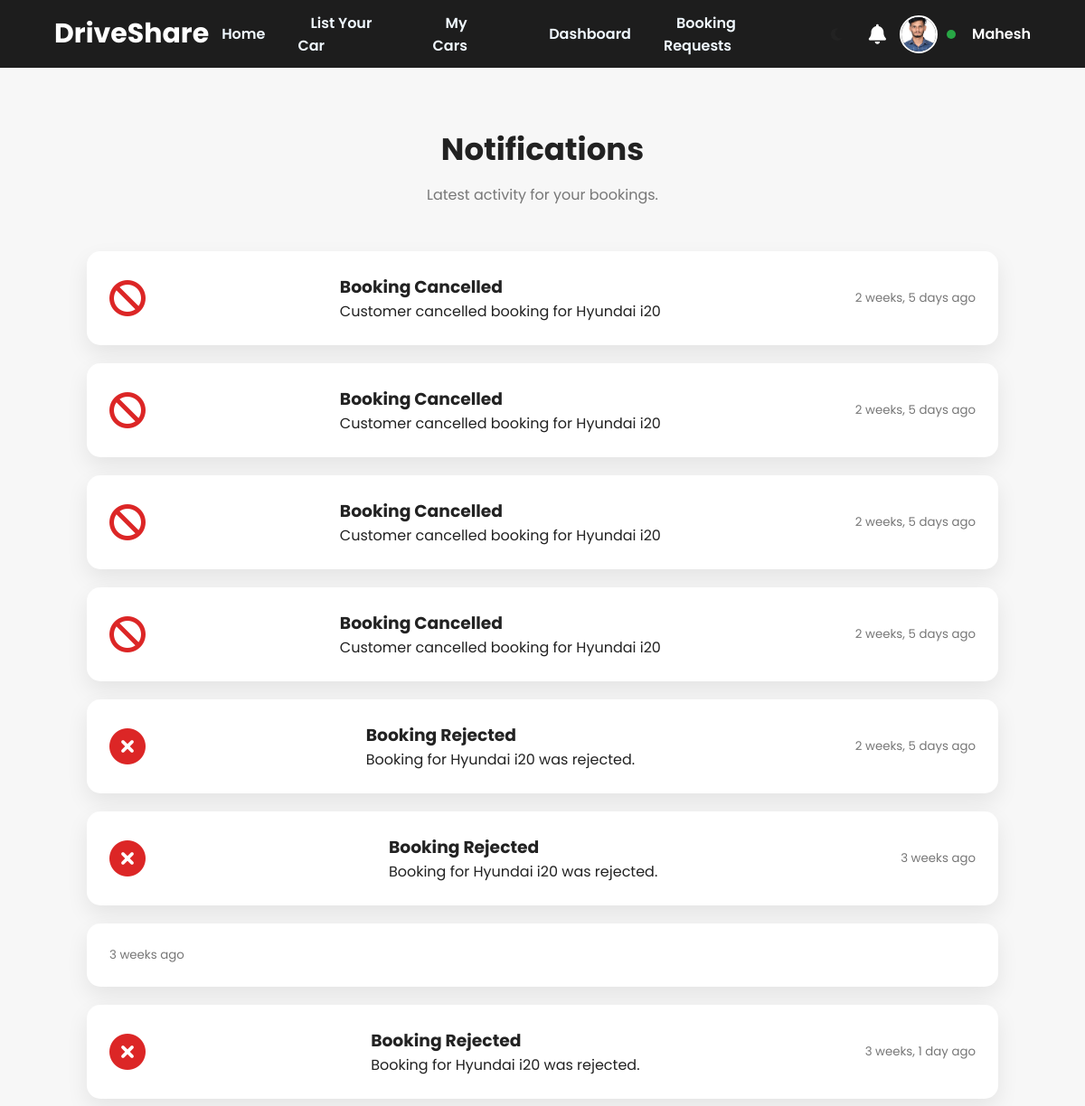
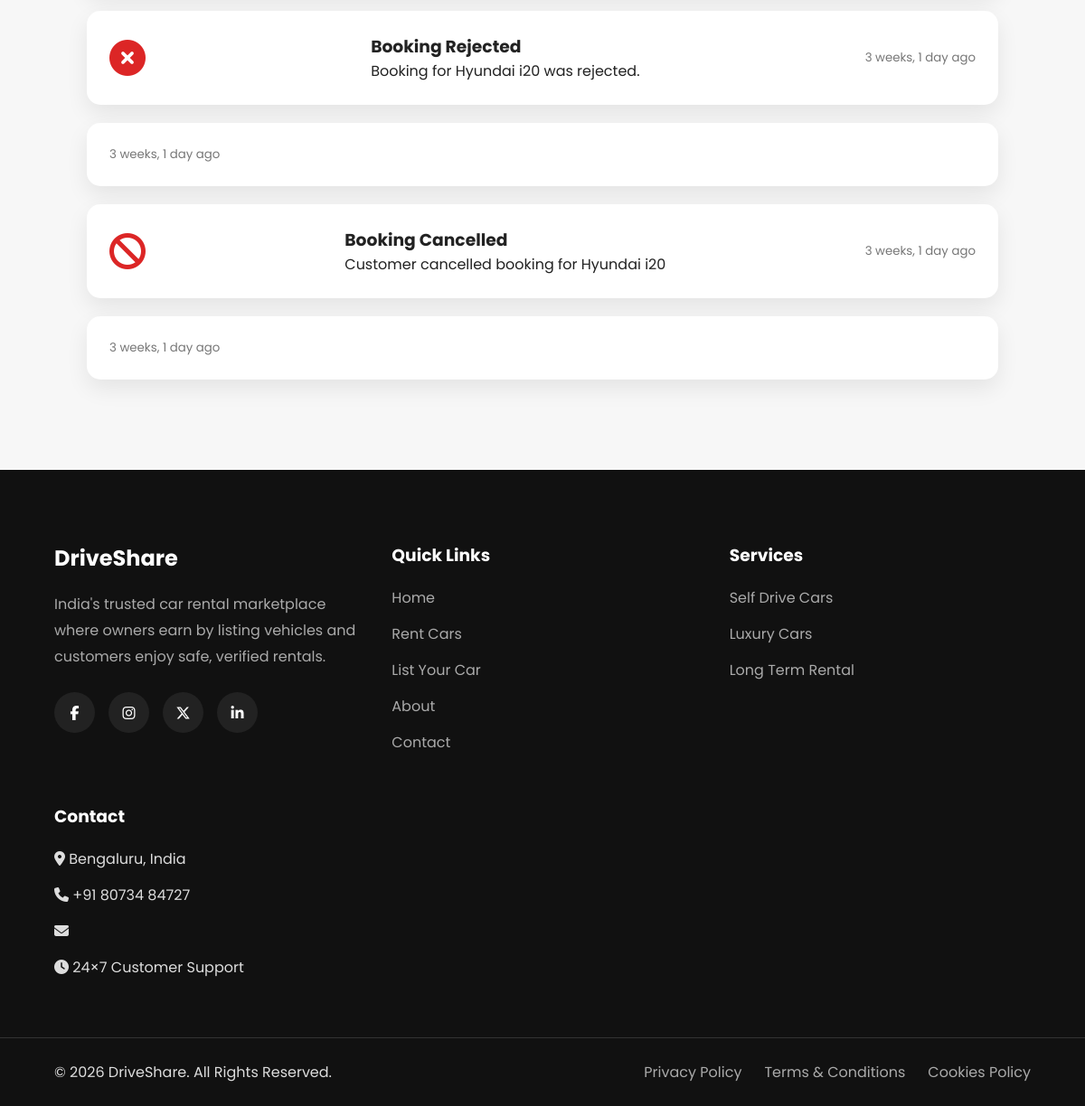
/bookings/owner-notifications/ (signed in), run on the app's committed database (2 pictures, top to bottom).
### accounts/models.py (models this page shows, shortened)
class CustomUser(AbstractUser):
    USER_TYPES = (
    ("customer", "Customer"),
    ("owner", "Car Owner"),
)
    user_type = models.CharField(
        max_length=20,
        choices=USER_TYPES,
        default='customer'
    )
    phone_number = models.CharField(
        max_length=15,
        blank=True
    )
    profile_picture = models.ImageField(
        upload_to='profile_pictures/',
        blank=True,
        null=True
    )

### bookings/models.py (models this page shows, shortened)
class Booking(models.Model):
    STATUS_CHOICES = (
        ("Pending", "Pending"),
        ("Approved", "Approved"),
        ("Rejected", "Rejected"),
        ("Cancelled", "Cancelled"),
        ("Completed", "Completed"),
    )
    customer = models.ForeignKey(
        CustomUser,
        on_delete=models.CASCADE,
        related_name="customer_bookings"
    )
    car = models.ForeignKey(
        Car,
        on_delete=models.CASCADE,
        related_name="bookings"
    )
    start_date = models.DateField()
    end_date = models.DateField()
    total_days = models.PositiveIntegerField()
    total_amount = models.DecimalField(
        max_digits=10,
        decimal_places=2
    )
    booking_status = models.CharField(
        max_length=20,
        choices=STATUS_CHOICES,
        default="Pending"
    )
    customer_message = models.TextField(
        blank=True
    )
    owner_message = models.TextField(
        blank=True
    )
    booked_at = models.DateTimeField(
        auto_now_add=True
    )
    updated_at = models.DateTimeField(
        auto_now=True
    )
    approved_at = models.DateTimeField(
        null=True,
        blank=True
    )
    completed_at = models.DateTimeField(
        null=True,
        blank=True
    )
    invoice_number = models.CharField(
    max_length=20,
    unique=True,
    blank=True,
    null=True
)

### cars/models.py (models this page shows, shortened)
class Car(models.Model):
    FUEL_TYPES = [
        ("Petrol", "Petrol"),
        ("Diesel", "Diesel"),
        ("Electric", "Electric"),
        ("Hybrid", "Hybrid"),
        ("CNG", "CNG"),
    ]
    TRANSMISSION_TYPES = [
        ("Manual", "Manual"),
        ("Automatic", "Automatic"),
    ]
    STATUS_CHOICES = [
        ("Pending", "Pending"),
        ("Approved", "Approved"),
        ("Rejected", "Rejected"),
    ]
    owner = models.ForeignKey(
        CustomUser,
        on_delete=models.CASCADE,
        related_name="cars"
    )
    title = models.CharField(max_length=150)
    brand = models.CharField(max_length=100)
    model = models.CharField(max_length=100)
    year = models.PositiveIntegerField()
    color = models.CharField(max_length=50)
    seats = models.PositiveIntegerField()
    fuel_type = models.CharField(
        max_length=20,
        choices=FUEL_TYPES
    )
    transmission = models.CharField(
        max_length=20,
        choices=TRANSMISSION_TYPES
    )
    price_per_day = models.DecimalField(
        max_digits=10,
        decimal_places=2
    )
    city = models.CharField(max_length=100)
    description = models.TextField()
    is_available = models.BooleanField(default=True)
    approval_status = models.CharField(
        max_length=20,
        choices=STATUS_CHOICES,
        default="Pending"
    )
    rejection_reason = models.TextField(
    blank=True,
    null=True
)
    created_at = models.DateTimeField(auto_now_add=True)
    updated_at = models.DateTimeField(auto_now=True)

### bookings/views.py (the view)
@login_required
@owner_required
def owner_notifications(request):
    notifications = Booking.objects.filter(
        car__owner=request.user
    ).select_related(
        "customer",
        "car"
    ).order_by("-booked_at")
    return render(
        request,
        "bookings/owner_notifications.html",
        {
            "notifications": notifications,
        }
    )

### notifications/context_processors.py (called while the page is built)
def notification_count(request):
    if request.user.is_authenticated:
        return {
            "notification_count":
            request.user.notifications.filter(
                is_read=False
            ).count()
        }
    return {
        "notification_count": 0
    }

### templates/bookings/owner_notifications.html (shortened to what this page needs)
{% extends "base.html" %}
{% block content %}
<section class="notifications-page">
    <div class="page-header">
        <h1>Notifications</h1>
        <p>Latest activity for your bookings.</p>
    </div>
    {% if notifications %}
        {% for booking in notifications %}
        <div class="notification-card">
            {% if booking.booking_status == "Pending" %}
                <i class="fas fa-bell text-warning"></i>
                <div>
                    <h3>New Booking Request</h3>
                    <p>
                        <strong>{{ booking.customer.get_full_name|default:booking.customer.username }}</strong>
                        requested
                        <strong>{{ booking.car.title }}</strong>
                    </p>
                </div>
            {% elif booking.booking_status == "Rejected" %}
                <i class="fas fa-times-circle text-danger"></i>
                <div>
                    <h3>Booking Rejected</h3>
                    <p>
                        Booking for {{ booking.car.title }} was rejected.
                    </p>
                </div>
            {% elif booking.booking_status == "Cancelled" %}
                <i class="fas fa-ban text-danger"></i>
                <div>
                    <h3>Booking Cancelled</h3>
                    <p>
                        Customer cancelled booking for
                        {{ booking.car.title }}
                    </p>
                </div>
            {% endif %}
            <small>
                {{ booking.booked_at|timesince }} ago
            </small>
        </div>
        {% endfor %}
    {% else %}
        <div class="empty-booking">
            <h2>No notifications yet.</h2>
        </div>
    {% endif %}
</section>
{% endblock %}

### templates/navbar.html (shortened to what this page needs)
{% load static %}
<nav class="navbar">
    <div class="logo">
        <a href="/">DriveShare</a>
    </div>
    <ul class="nav-links" id="nav-links">
        <li>
            <a href="/" class="{% if request.path == '/' %}active{% endif %}">
                Home
            </a>
        </li>
        {% if user.is_authenticated %}
            {% if user.is_superuser %}
                <li>
                    <a href="{% url 'admin_dashboard' %}"class="{% if request.resolver_match.url_name == 'admin_dashboard' %}active{% endif %}">
                        Dashboard
                    </a>
                </li>
                <li>
                    <a href="{% url 'admin_car_list' %}"class="{% if request.resolver_match.url_name == 'admin_car_list' %}active{% endif %}">
                        Pending Cars
                    </a>
                </li>
                <li>
                    <a href="/admin/">
                        Django Admin
                    </a>
                </li>
                <li>
                    <a href="{% url 'revenue_report'  %}" class="{% if request.resolver_match.url_name == 'revenue_report' %}active{% endif %}">
                     Revenue Report
                        </a>
                </li>
            {% elif user.user_type == "owner" %}
                <li>
                    <a href="{% url 'add_car' %}"class="{% if request.resolver_match.url_name == 'add_car' %}active{% endif %}">
                        List Your Car
                    </a>
                </li>
                <li>
                    <a href="{% url 'my_cars' %}"class="{% if request.resolver_match.url_name == 'my_cars' %}active{% endif %}">
                        My Cars
                    </a>
                </li>
                <li>
                    <a href="{% url 'owner_dashboard' %}"class="{% if request.resolver_match.url_name == 'owner_dashboard' %}active{% endif %}">
                        Dashboard
                    </a>
                </li>
                <li>
                    <a href="{% url 'owner_bookings' %}"class="{% if request.resolver_match.url_name == 'owner_bookings' %}active{% endif %}">
                        Booking Requests
                    </a>
                </li>
            {% endif %}
        {% endif %}
    </ul>
    <div class="auth-buttons">
        {% if user.is_authenticated %}
            <div class="theme-toggle">
                <i class="fas fa-moon"></i>
            </div>
            {% if not user.is_superuser %}
            <div class="notification-icon">
                <a href="{% url 'notifications' %}">
                    <i class="fas fa-bell"></i>
                </a>
            </div>
            {% endif %}
            <div class="user-profile" id="userProfile">
                {% if user.profile_picture %}
                    <img src="{{ user.profile_picture.url }}" class="nav-profile-img">
                {% else %}
                    <img src="{% static 'images/default-avatar.png' %}" class="nav-profile-img">
                {% endif %}
                {% if not user.is_superuser %}
                    {% if user.user_type == "customer" %}
                        {% if user.customer_profile.verification_status == "Approved" %}
                            <span class="status-dot approved"></span>
                        {% elif user.customer_profile.verification_status == "Pending" %}
                            <span class="status-dot pending"></span>
                        {% else %}
                            <span class="status-dot rejected"></span>
                        {% endif %}
                    {% elif user.user_type == "owner" %}
                        {% if user.owner_profile.verification_status == "Approved" %}
                            <span class="status-dot approved"></span>
                        {% elif user.owner_profile.verification_status == "Pending" %}
                            <span class="status-dot pending"></span>
                        {% else %}
                            <span class="status-dot rejected"></span>
                        {% endif %}
                    {% endif %}
                {% endif %}
                <span class="user-name">
                    {{ user.first_name|default:user.username }}
                </span>
            </div>
        {% endif %}
    </div>
</nav>

### static/css/style.css (style rules this page uses)
* { margin:0; padding:0; box-sizing:border-box; font-family:'Poppins',sans-serif; }
* { transition: color .25s ease, background-color .25s ease, border-color .25s ease, box-shadow .25s ease, transform .25s ease; }
html { scroll-behavior:smooth; }
body { background:#f7f7f7; color:#222; }
a { text-decoration:none; }
ul { list-style:none; }
button, a { transition:.3s; }
.page-header { text-align:center; margin-bottom:40px; }
.page-header h1 { font-size:34px; color:#222; margin-bottom:12px; }
.page-header p { color:#777; font-size:16px; }

### static/css/navbar.css (style rules this page uses)
.navbar { position:fixed; top:0; left:0; width:100%; height:75px; padding:0 40px; display:flex; justify-content:space-between; align-items:center; background:rgba(17,17,17,.95); backdrop-filter:blur(12px); z-index:9999; }
.navbar { transition: background .35s ease, box-shadow .35s ease, padding .35s ease; }
.logo a { font-size:30px; font-weight:700; color:white; }
.nav-links { display:flex; align-items:center; gap:22px; list-style:none; margin:0; padding:0; }
.nav-links a { color:aliceblue; font-size:16px; font-weight:600; text-decoration:none; padding:8px 14px; border-radius:8px; transition:.3s; }
.auth-buttons { display:flex; align-items:center; gap:18px; flex-shrink:0; }
.user-profile { position:relative; display:flex; align-items:center; gap:10px; cursor:pointer; }
.nav-profile-img { width:42px; height:42px; border-radius:50%; object-fit:cover; border:2px solid white; }
.user-name { color:white; font-weight:600; white-space:nowrap; }
.notification-icon { position:relative; display:flex; align-items:center; justify-content:center; }
.notification-icon a { color:#fff; font-size:22px; text-decoration:none; position:relative; display:flex; align-items:center; justify-content:center; }
.notification-icon i { transition:.3s; }
.status-dot { width:10px; height:10px; border-radius:50%; display:inline-block; margin-right:8px; }
.status-dot.approved { background:#28a745; }
.nav-profile-img { transition:all .3s ease; }
.notification-icon i { transition:all .3s ease; }
.theme-toggle { width:42px; height:42px; display:flex; align-items:center; justify-content:center; border-radius:50%; cursor:pointer; transition:.3s; }
.theme-toggle i { transition:.3s; }
.notification-card { display:flex; align-items:flex-start; gap:20px; background:#fff; border-radius:12px; padding:20px; margin-bottom:20px; box-shadow:0 5px 15px rgba(0,0,0,.08); transition:.3s; }
.navbar { position: fixed; top: 0; left: 0; width: 100%; height: 75px; padding: 0 40px; display: flex; align-items: center; justify-content: space-between; background: rgba(17, 17, 17, 0.95); backdrop-filter: blur(12px); z-index: 9999; }
.logo { flex-shrink: 0; }
.logo a { font-size: 30px; font-weight: 700; color: white; text-decoration: none; }
.nav-links { display: flex; align-items: center; gap: 22px; list-style: none; margin: 0; padding: 0; }
.nav-links a { color: aliceblue; font-size: 16px; font-weight: 600; text-decoration: none; padding: 8px 14px; border-radius: 8px; transition: 0.3s; }
.auth-buttons { display: flex; align-items: center; justify-content: center; gap: 15px; flex-shrink: 0; }

### static/css/responsive.css (style rules this page uses)
@media (max-width:1200px) { .navbar { padding:18px 5%; } }

### static/css/bookings.css (style rules this page uses)
.page-header { text-align:center; margin-bottom:50px; }
.approved { background:#16a34a; }
.notifications-page { padding:140px 8% 80px; min-height:100vh; }
.notification-card { display:flex; align-items:center; justify-content:space-between; gap:20px; background:#fff; padding:25px; margin-bottom:20px; border-radius:15px; box-shadow:0 10px 25px rgba(0,0,0,.08); transition:.3s; }
.notification-card i { font-size:40px; }
.text-danger { color:#dc2626; }
.notification-card small { color:#777; }

### data on the page
CustomUser: profile_picture (picture), first_name "Mahesh"
Booking: car "Hyundai i20", booked_at "2 weeks, 5 days"
Booking: car "Hyundai i20", booked_at "2 weeks, 5 days"
Booking: car "Hyundai i20", booked_at "2 weeks, 5 days"
Booking: car "Hyundai i20", booked_at "2 weeks, 5 days"
Booking: car "Hyundai i20", booked_at "2 weeks, 5 days"
Booking: car "Hyundai i20", booked_at "3 weeks"
Booking: booked_at "3 weeks"
Booking: car "Hyundai i20", booked_at "3 weeks, 1 day"
Booking: car "Hyundai i20", booked_at "3 weeks, 1 day"
Booking: booked_at "3 weeks, 1 day"
Booking: car "Hyundai i20", booked_at "3 weeks, 1 day"
Booking: booked_at "3 weeks, 1 day"
